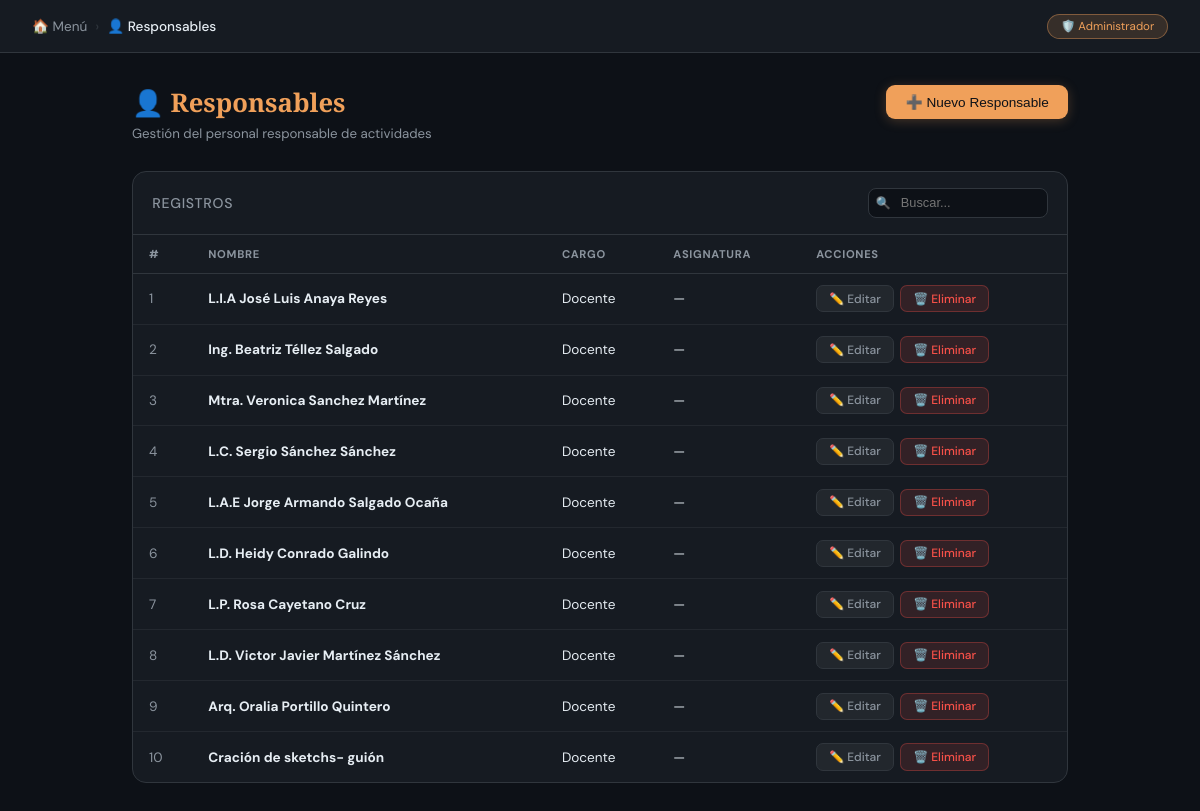
/responsables (signed in), run on the app's committed database.
### tables this page shows
CREATE TABLE responsables (
            id       INTEGER PRIMARY KEY AUTOINCREMENT,
            nombre   TEXT NOT NULL,
            cargo    TEXT,
            actividad TEXT
        , asignatura_id INTEGER REFERENCES asignaturas(id));

### app.py (the view)
@app.route('/responsables')
def responsables_crud():
    if 'rol' not in session:
        return redirect(url_for('login'))
    conn = get_db()
    registros = conn.execute('''
        SELECT r.*, a.nombre AS asignatura_nombre
        FROM responsables r
        LEFT JOIN asignaturas a ON a.id = r.asignatura_id
    ''').fetchall()
    asignaturas = conn.execute('SELECT id, nombre FROM asignaturas ORDER BY nombre').fetchall()
    conn.close()
    return render_template('responsables.html', registros=registros, asignaturas=asignaturas)

### app.py (called while the page is built)
def get_db():
    conn = sqlite3.connect(DB)
    conn.row_factory = sqlite3.Row
    return conn

### templates/responsables.html (shortened to what this page needs)
<!DOCTYPE html>
<html lang="es">
<head>
</head>
<body>
<header class="topbar">
  <div class="breadcrumb">
    <a href="/menu">🏠 Menú</a>
    <span style="color:var(--border)">›</span>
    <span>👤 Responsables</span>
  </div>
  <span class="badge">
    {% if session.rol == 'admin' %}🛡️{% elif session.rol == 'docente' %}📚{% else %}🎒{% endif %}
    {{ session.nombre }}
  </span>
</header>
<div class="content">
  <div class="page-header">
    <div>
      <h1>👤 <span>Responsables</span></h1>
      <p>Gestión del personal responsable de actividades</p>
    </div>
    <button class="btn-new staff-only" onclick="toggleForm()">➕ Nuevo Responsable</button>
  </div>
  <div class="table-wrap">
    <div class="table-header">
      <h2>Registros</h2>
      <div class="search-wrap">
        <input type="text" id="searchInput" placeholder="Buscar..." onkeyup="filtrar()"/>
      </div>
    </div>
    <table id="tabla">
      <thead>
        <tr>
          <th>#</th>
          <th>Nombre</th>
          <th>Cargo</th>
          <th>Asignatura</th>
          <th>Acciones</th>
        </tr>
      </thead>
      <tbody>
        {% if registros %}
          {% for r in registros %}
          <tr>
            <td style="color:var(--muted)">{{ r.id }}</td>
            <td><strong>{{ r.nombre }}</strong></td>
            <td>{{ r.cargo }}</td>
            <td>{{ r.asignatura_nombre or '—' }}</td>
            <td>
              <div class="td-actions">
                <button class="btn btn-sm btn-secondary staff-only"
                  onclick="editar({{ r.id }}, '{{ r.nombre }}', '{{ r.cargo }}', {{ r.asignatura_id or 'null' }})">
                  ✏️ Editar
                </button>
                <form method="POST" action="/responsables/eliminar/{{ r.id }}" style="display:inline"
                  onsubmit="return confirm('¿Eliminar a {{ r.nombre }}?')">
                  <button type="submit" class="btn btn-sm btn-danger admin-only">🗑️ Eliminar</button>
                </form>
              </div>
            </td>
          </tr>
          {% endfor %}
        {% else %}
          <tr class="empty"><td colspan="5">No hay responsables registrados aún.</td></tr>
        {% endif %}
      </tbody>
    </table>
  </div>
</div>
</body>
</html>

### data on the page
responsables: id "1", nombre "L.I.A José Luis Anaya Reyes", cargo "Docente", asignatura_nombre "—"
responsables: id "2", nombre "Ing. Beatriz Téllez Salgado", cargo "Docente", asignatura_nombre "—"
responsables: id "3", nombre "Mtra. Veronica Sanchez Martínez", cargo "Docente", asignatura_nombre "—"
responsables: id "4", nombre "L.C. Sergio Sánchez Sánchez", cargo "Docente", asignatura_nombre "—"
responsables: id "5", nombre "L.A.E Jorge Armando Salgado Ocaña", cargo "Docente", asignatura_nombre "—"
responsables: id "6", nombre "L.D. Heidy Conrado Galindo", cargo "Docente", asignatura_nombre "—"
responsables: id "7", nombre "L.P. Rosa Cayetano Cruz", cargo "Docente", asignatura_nombre "—"
responsables: id "8", nombre "L.D. Victor Javier Martínez Sánchez", cargo "Docente", asignatura_nombre "—"
responsables: id "9", nombre "Arq. Oralia Portillo Quintero", cargo "Docente", asignatura_nombre "—"
responsables: id "10", nombre "Cración de sketchs- guión", cargo "Docente", asignatura_nombre "—"

### other printed values
{{ session.nombre }} "Administrador"
